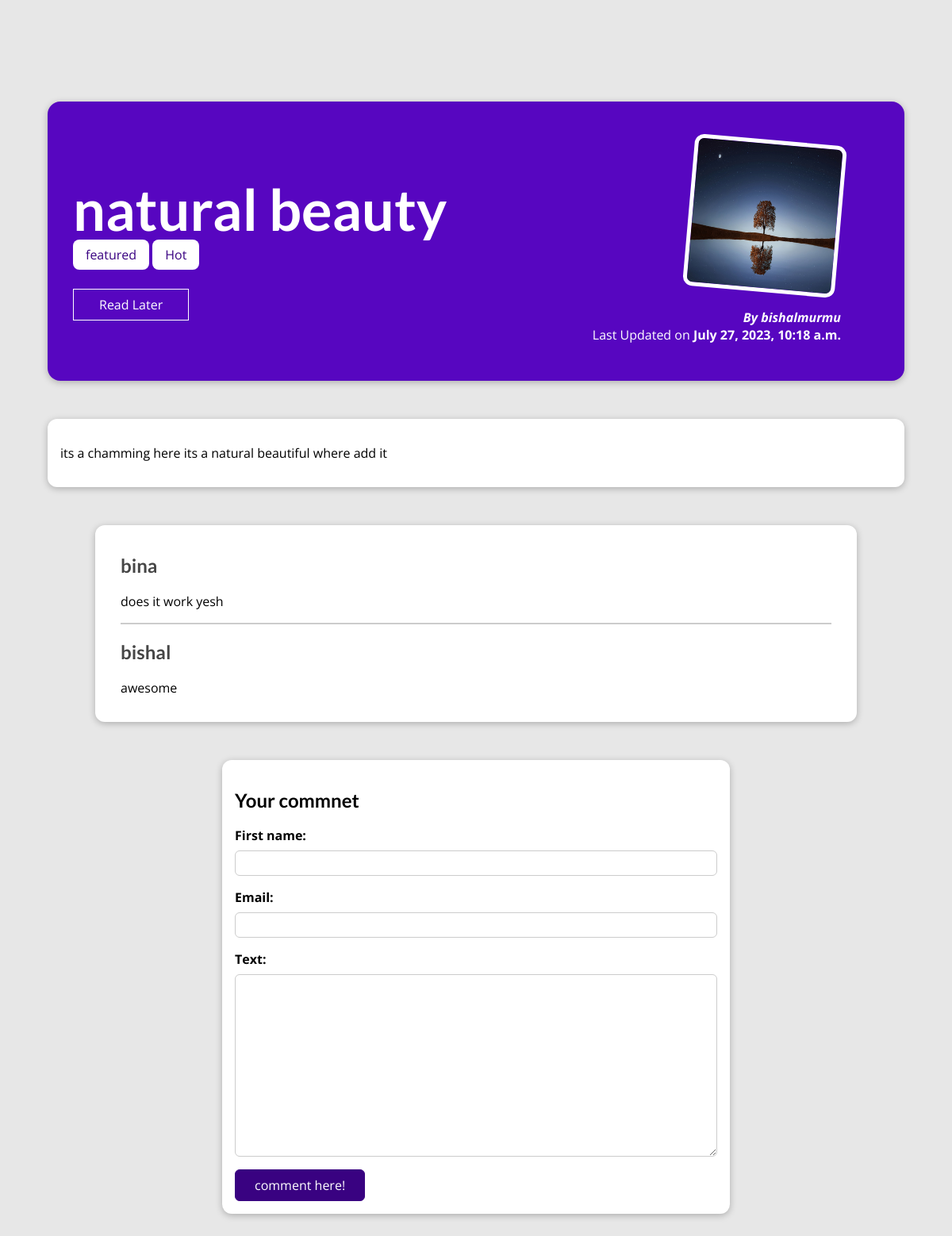
The app's page /posts/natural-beauty/ with its own data.
### blog/models.py (models this page shows, shortened)
class Post(models.Model):
    title=models.CharField(max_length=20)
    image=models.ImageField(upload_to='image')
    author=models.CharField(max_length=50)
    date=models.DateTimeField(auto_now=True)
    excerpt=models.CharField(max_length=100)
    slug=models.SlugField(unique=True)
    content=models.TextField(validators=[MinLengthValidator(10)])
    author=models.ForeignKey(Author,on_delete=models.CASCADE)
    caption=models.ManyToManyField(Tag)

class Tag(models.Model):
    caption=models.CharField(max_length=100)

class Author(models.Model):
    first_name=models.CharField(max_length=20)
    last_name=models.CharField(max_length=20)
    email=models.EmailField(max_length=254)
    def full_name(self):
        return f'{self.first_name}{self.last_name}'
    def __str__(self):
        return self.full_name()

class comment(models.Model):
    first_name=models.CharField(max_length=100)
    email=models.EmailField()
    text=models.TextField(max_length=400)
    post=models.ForeignKey(Post,on_delete=models.CASCADE,related_name='comment')

### blog/views.py (the view, shortened to what this page needs)
# urls.py: path('posts/<slug:slug>/',views.Detail.as_view(),name='specific_post'),#posts/my-first-post/
class Detail(View):
    def get(self,request,slug):
        get_object=Post.objects.get(slug=slug)
        stored_post=request.session.get('stored_posts')
        if stored_post is not None:
            later_button=get_object.id in stored_post
            print(stored_post)
            print(later_button,'******************')
        else:
            later_button=False
        context={
            'object':get_object,
            'comment_form':SpecificForm(),
            'tags':get_object.caption.all(),
            'data':get_object.comment.all().order_by('-id'),
            'later_button':later_button
        }
        return render(request,'blog/post_details.html',context)

### blog/forms.py
class SpecificForm(forms.ModelForm):
    class Meta:
        model = comment
        fields = "__all__"
        exclude=('post',)

### blog/templates/blog/post_details.html (shortened to what this page needs)
{% extends 'base.html' %}
{% load static %}
{% block cssfile %}
<link rel="stylesheet" type="text/css" href="{% static "index.css" %}">
<link rel="stylesheet" type="text/css" href="{% static "post.css" %}">
<link rel="stylesheet" type="text/css" href="{% static "post_details.css" %}">
<link rel="stylesheet" type="text/css" href="{% static "form.css" %}">
{% endblock %}
{% block content %}
<section id='summary'>
    <h2>{{object.title}} </h2>
    <div>
        {% for tags in tags%}
        <span class='tag'> {{tags.caption}}</span>
        {% endfor %}
   </div>
   <div  id='read-later'>
    <form action='{% url 'readlater' %}' method='POST'>
      {% if later_button %}
      <button>Remove from read later</button>
      {% else %}
      <button>Read Later</button>
      {% endif %}
    </form>
   </div>
    <article>
        <img src="{{object.image.url}}" alt="error" />
        <address> By  <a href="mailto:{{object.author.email}}"> {{object.author}}</a> </address>
        <div>
            Last Updated on <time> {{object.date}}</time>
        </div>
    </article>
</section>
<main>
    <p>
   {{object.content|linebreaks}}
    </p>
</main>
<section id="comments">
  <ul>
    {% for comment in data %}
    <li>
    <h2>{{comment.first_name}}</h2>
    <p>{{comment.text|linebreaks }}</p>
    </li>
    {% endfor %}
  </ul>
</section>
<section id="comment-form">
    <h2>Your commnet</h2>
    <form action="{% url 'specific_post' object.slug %}" method='POST'>
        {% for form_field in comment_form %}
      <div class="form-control">
        {{form_field.label_tag}}
        {{form_field}}
      </div>
      {% endfor %}
      <button>comment here!</button>
    </form>
  </section>
{% endblock %}

### templates/base.html (shortened to what this page needs)
{% load static %}
<!DOCTYPE html>
<html lang="en">
<head>
    {% block cssfile %}
    {% endblock %}
    <link rel="stylesheet" type="text/css" href="{% static "app.css" %}">
</head>
<body>
    {% block content %}
    {% endblock %}
</body>
</html>

### blog/static/post_details.css (style rules this page uses)
body { background-color: #e7e7e7; }
#summary { margin: 8rem auto 3rem auto; padding: 2rem; width: 90%; max-width: 90rem; border-radius: 16px; background-color: #5706c0; position: relative; box-shadow: 0 2px 8px rgba(0, 0, 0, 0.25); height: 22rem; }
#summary h2 { color: white; font-size: 4.5rem; margin-bottom: 0.25rem; }
#summary article { position: absolute; top: 2rem; right: 3rem; padding: 1rem 2rem; border-radius: 12px; text-align: right; color: white; }
#summary article img { width: 12rem; height: 12rem; border-radius: 12px; transform: rotateZ(5deg); border: 5px solid white; margin-bottom: 1rem; }
#summary address { font-weight: bold; }
#summary a { color: white; text-decoration: none; }
#summary time { font-weight: bold; }
#read-later { margin: 2rem 0; }
#read-later button { background-color: transparent; border: 1px solid white; padding: 0.5rem 2rem; font: inherit; color: white; cursor: pointer; }
main { width: 90%; max-width: 90rem; margin: 3rem auto; background-color: white; padding: 1rem; border-radius: 12px; box-shadow: 0 2px 8px rgba(0, 0, 0, 0.25); }
.tag { background-color: white; color: #390281; padding: 0.5rem 1rem; border-radius: 8px; }
#comment-form { margin: 3rem auto; width: 90%; max-width: 40rem; border-radius: 12px; background-color: white; box-shadow: 0 2px 8px rgba(0, 0, 0, 0.25); padding: 1rem; }
#comment-form button { font: inherit; background-color: #390281; color: white; border: 1px solid #390281; padding: 0.5rem 1.5rem; border-radius: 6px; cursor: pointer; }
.form-control { margin-bottom: 1rem; }
.form-control label { font-weight: bold; margin-bottom: 0.5rem; display: block; }
.form-control input, .form-control textarea { display: block; width: 100%; font: inherit; padding: 0.25rem; border-radius: 6px; border: 1px solid #ccc; }
#comments { margin: 3rem auto; width: 90%; max-width: 60rem; border-radius: 12px; background-color: white; box-shadow: 0 2px 8px rgba(0, 0, 0, 0.25); padding: 1rem 2rem; }
#comments ul { list-style: none; margin: 0; padding: 0; }
#comments li { margin-bottom: 1rem; border-bottom: 2px solid #ccc; }
#comments li:last-of-type { border-bottom: none; }
#comments h2 { color: #464646; }

### static/app.css (style rules this page uses)
* { box-sizing: border-box; }
html { font-family: 'Open Sans', 'Lato', sans-serif; }
body { margin: 0; }
h1, h2, h3 { font-family: 'Lato', sans-serif; font-weight: bold; }

### records on screen
Post: title "natural beauty", image (picture), author "bishalmurmu", date "July 27, 2023, 10:18 a.m.", content "its a chamming here its a natural beautiful where add it"
Tag: caption "featured"
Tag: caption "Hot"
comment: first_name "bina", text "does it work yesh"
comment: first_name "bishal", text "awesome"
